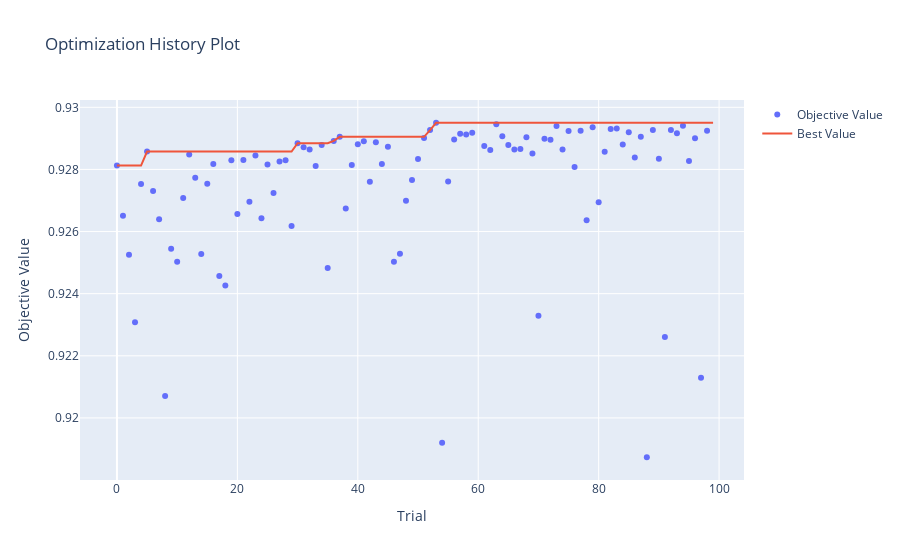

Write notebook code for a chart like this one.
### Markdown cell above
Analizamos los resultados as usual

### Code cell
optuna.visualization.plot_optimization_history(study)
